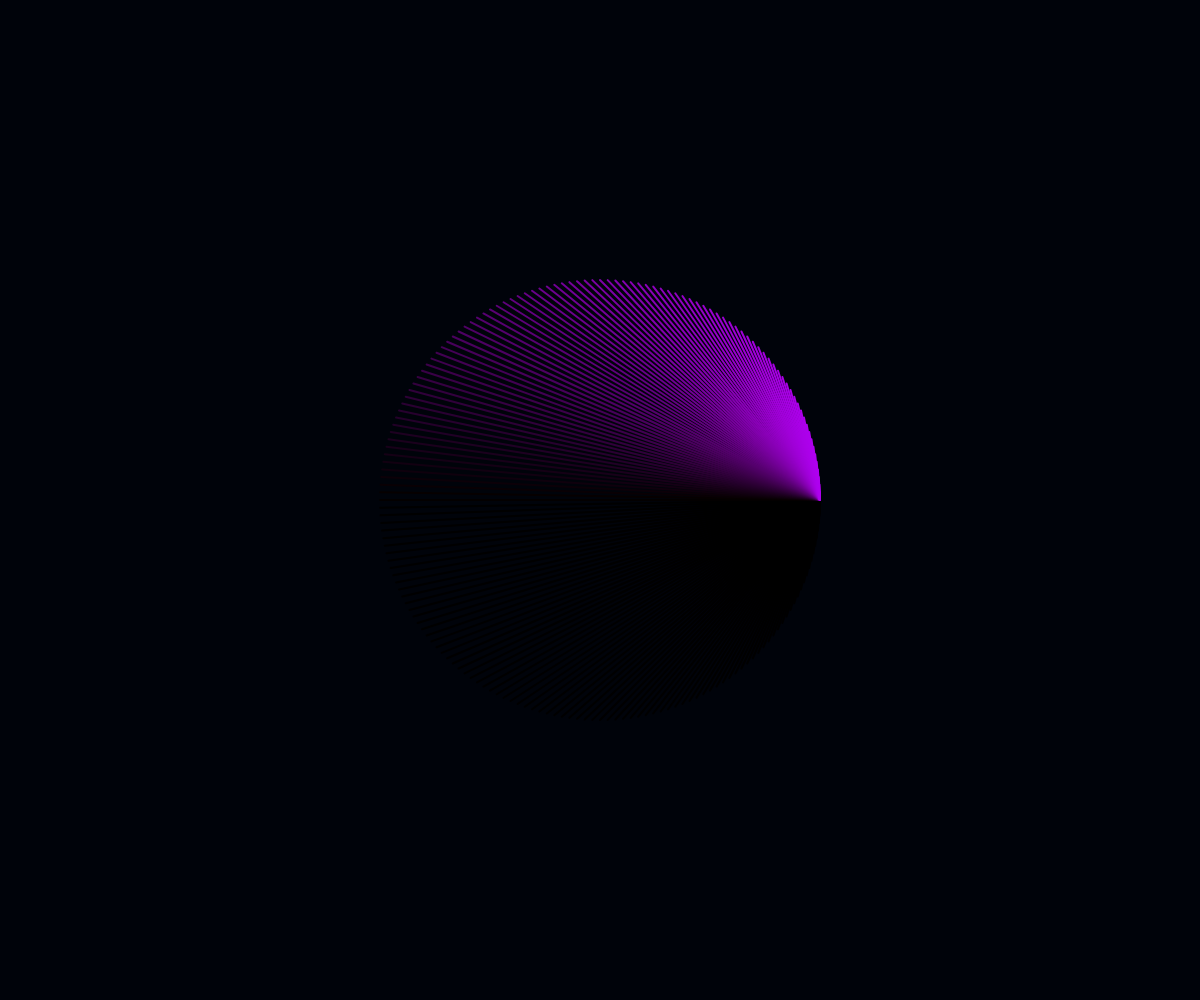
Frame 1 (no input)
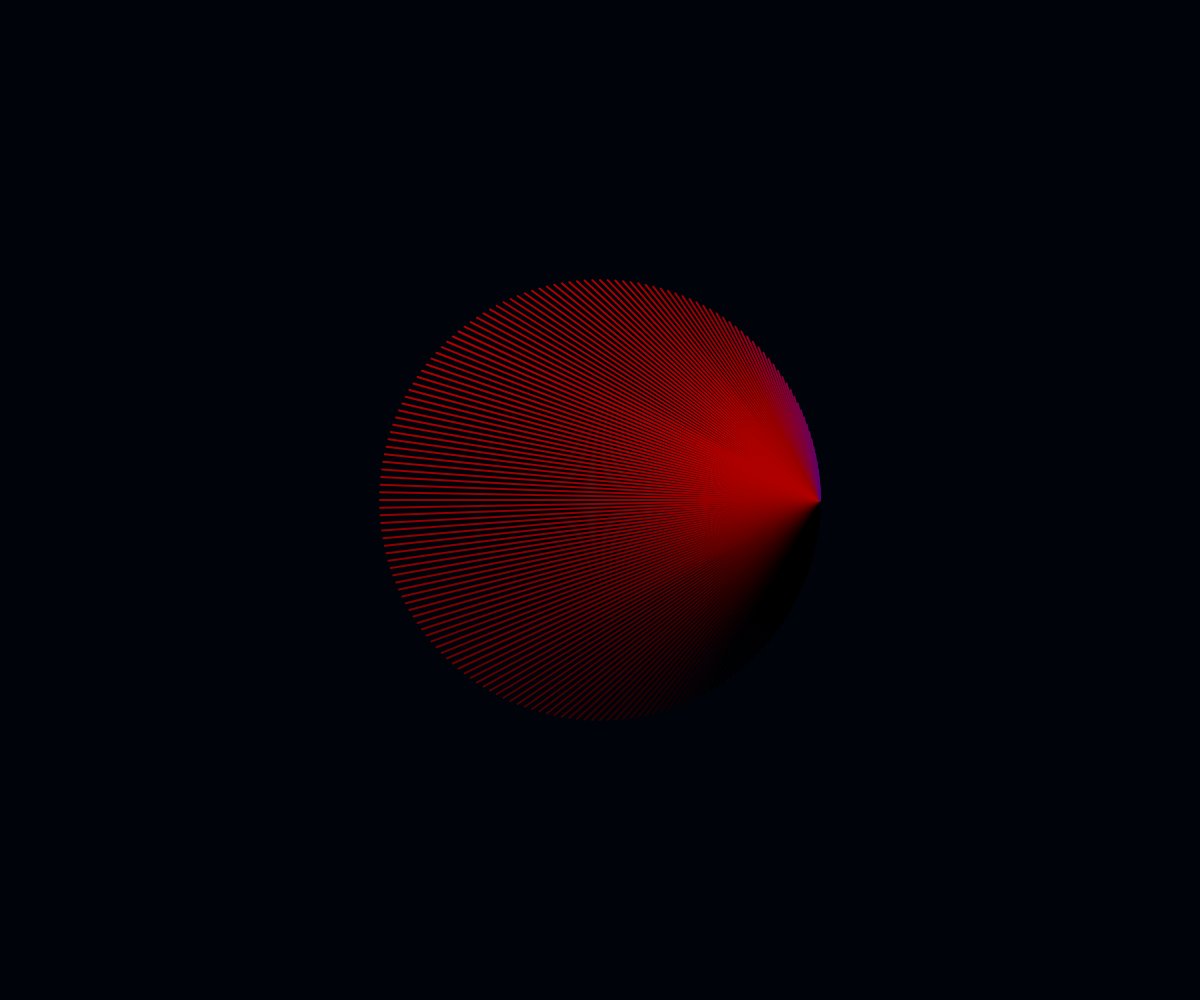
Frame 60 (no input)
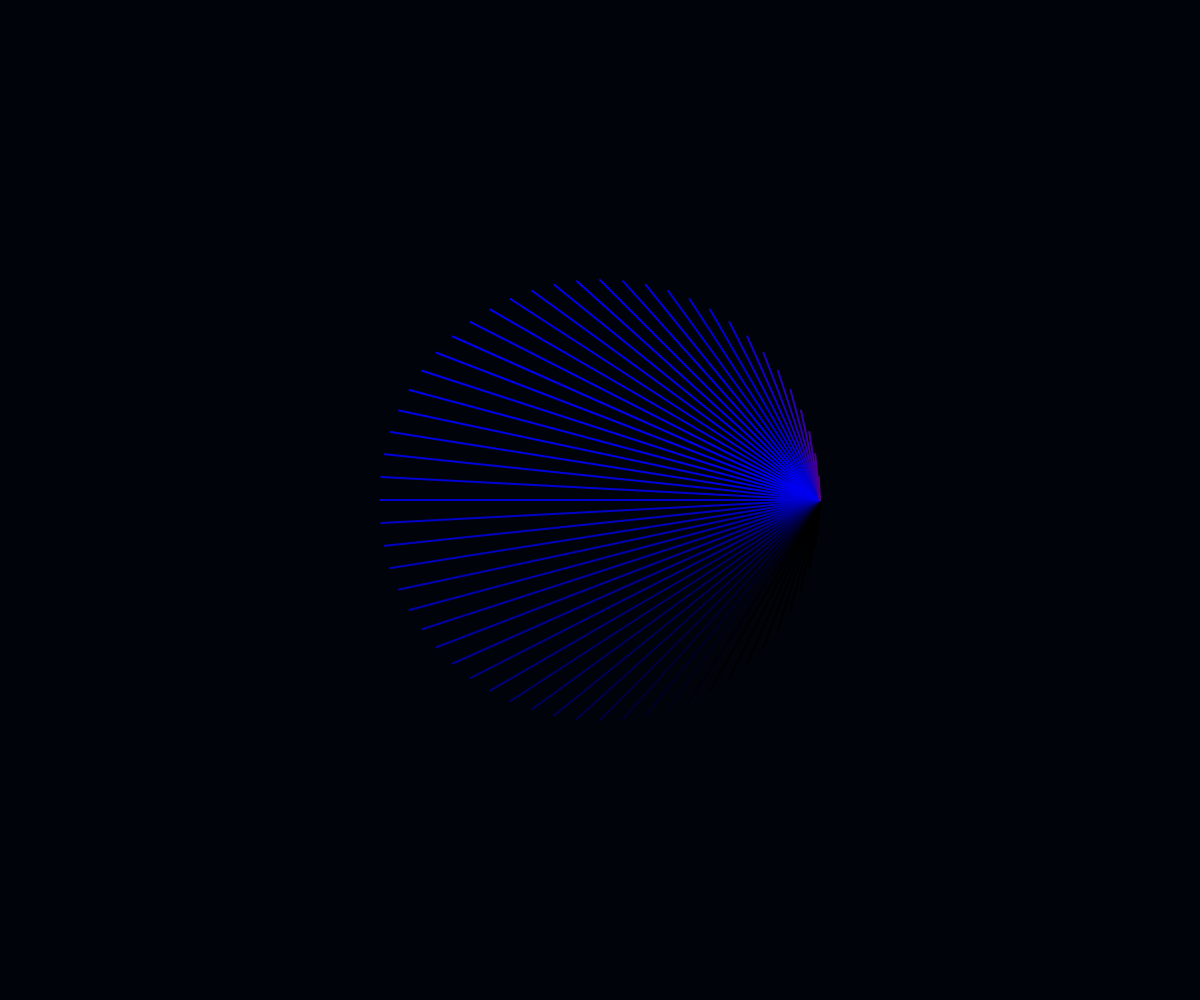
Frame 120 (the mouse pressed at the canvas centre since frame 60)

The p5.js sketch that drew these frames (run headless with seeded random() and noise() and a simulated clock; from frame 60 on, the mouse is pressed at the canvas centre):

// p5.js sketch
// ── sketch.js
var radius = 220;
var increment = 1;
var speed = 1;

function setup() {
    createCanvas(windowWidth, windowHeight);
    angleMode(DEGREES);
    strokeWeight(2);
    if (width < radius * 2 || height < radius * 2) {
        radius = Math.min(width, height)/2 - 10;
    }
}

function draw() {
    background(0, 3, 10);
    noFill();
    noStroke();
    increment = (mouseX  * 4 / width) +1;
    speed = (mouseY * 3 / height) +1;
    for (var i = -90; i < 90; i+= increment) {
        stroke(175 * sin(i + frameCount * speed), 0, 240 * sin(i - frameCount * speed));
        line(width/2+radius, height/2,
            width/2+radius-(radius*2*cos(i)*cos(i)),
            height/2-(radius*2*cos(i)*sin(i)));
    }
}
